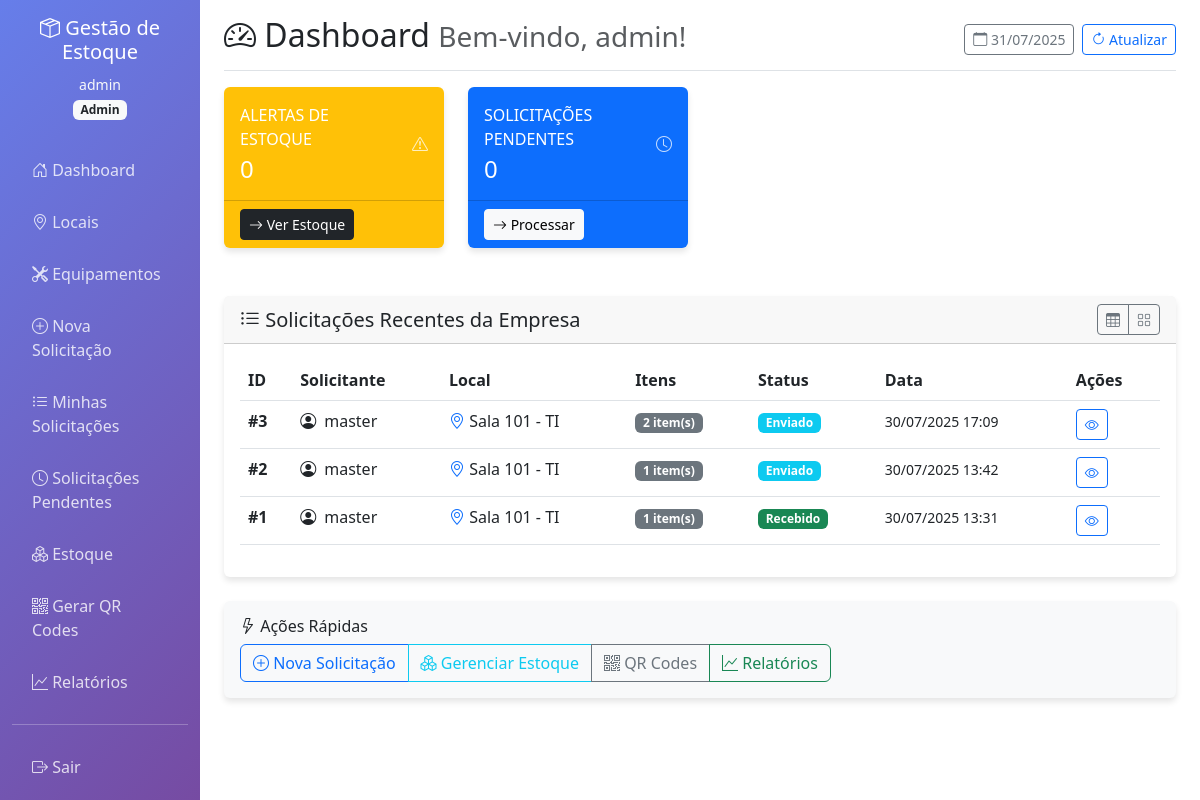
Page /dashboard (signed in) on the committed database.
### app.py (models this page shows)
class User(UserMixin, db.Model):
    id = db.Column(db.Integer, primary_key=True)
    username = db.Column(db.String(80), unique=True, nullable=False)
    email = db.Column(db.String(120), unique=True, nullable=False)
    password_hash = db.Column(db.String(255), nullable=False)
    role = db.Column(db.String(20), nullable=False)  # master, admin, solicitante, receptor
    company_id = db.Column(db.Integer, db.ForeignKey('company.id'), nullable=True)
    is_active = db.Column(db.Boolean, default=True)
    created_at = db.Column(db.DateTime, default=datetime.utcnow)
    company = db.relationship('Company', backref='users')

class Request(db.Model):
    id = db.Column(db.Integer, primary_key=True)
    requester_id = db.Column(db.Integer, db.ForeignKey('user.id'), nullable=False)
    company_id = db.Column(db.Integer, db.ForeignKey('company.id'), nullable=False)
    location_id = db.Column(db.Integer, db.ForeignKey('location.id'), nullable=False)
    equipment_id = db.Column(db.Integer, db.ForeignKey('equipment.id'), nullable=True)
    status = db.Column(db.String(20), default='pendente')  # pendente, enviado, recebido, cancelado
    notes = db.Column(db.Text)
    created_at = db.Column(db.DateTime, default=datetime.utcnow)
    requester = db.relationship('User', backref='requests')
    company = db.relationship('Company', backref='requests')
    location = db.relationship('Location', backref='requests')
    equipment = db.relationship('Equipment', backref='equipment_requests')

class Location(db.Model):
    id = db.Column(db.Integer, primary_key=True)
    name = db.Column(db.String(100), nullable=False)
    description = db.Column(db.Text)
    company_id = db.Column(db.Integer, db.ForeignKey('company.id'), nullable=False)
    is_active = db.Column(db.Boolean, default=True)
    company = db.relationship('Company', backref='locations')

### app.py (the view)
@app.route('/dashboard')
@login_required
def dashboard():
    context = {
        'user': current_user,
        'companies': [],
        'requests': [],
        'pending_shipments': [],
        'stock_alerts': []
    }
    if current_user.role == 'master':
        context['companies'] = Company.query.filter_by(is_active=True).all()
        context['total_users'] = User.query.filter_by(is_active=True).count()
        context['total_parts'] = Part.query.filter_by(is_active=True).count()
    elif current_user.role in ['admin', 'receptor']:
        if current_user.company_id:
            context['requests'] = Request.query.filter_by(
                company_id=current_user.company_id
            ).order_by(Request.created_at.desc()).limit(10).all()
            context['stock_alerts'] = db.session.query(Stock, Part).join(Part).filter(
                Stock.company_id == current_user.company_id,
                Stock.quantity <= Stock.min_quantity
            ).all()
    elif current_user.role == 'solicitante':
        context['requests'] = Request.query.filter_by(
            requester_id=current_user.id
        ).order_by(Request.created_at.desc()).limit(10).all()
    return render_template('dashboard.html', **context)

### templates/dashboard.html (shortened to what this page needs)
{% extends "base.html" %}
{% block content %}
<div class="d-flex justify-content-between flex-wrap flex-md-nowrap align-items-center pt-3 pb-2 mb-3 border-bottom">
    <h1 class="h2">
        <i class="bi bi-speedometer2"></i> Dashboard
        <small class="text-muted">Bem-vindo, {{ current_user.username }}!</small>
    </h1>
    <div class="btn-toolbar mb-2 mb-md-0">
        <div class="btn-group me-2">
            <button type="button" class="btn btn-sm btn-outline-secondary">
                <i class="bi bi-calendar"></i>
                {{ now.strftime('%d/%m/%Y') }}
            </button>
        </div>
        <div class="btn-group">
            <button type="button" class="btn btn-sm btn-outline-primary" onclick="location.reload()">
                <i class="bi bi-arrow-clockwise"></i> Atualizar
            </button>
        </div>
    </div>
</div>
<div class="row mb-4">
    {% if current_user.role in ['admin', 'receptor'] %}
    <div class="col-xl-3 col-md-6 mb-4">
        <div class="card bg-warning text-white h-100">
            <div class="card-body">
                <div class="row no-gutters align-items-center">
                    <div class="col mr-2">
                        <div class="text-xs font-weight-bold text-uppercase mb-1">
                            Alertas de Estoque
                        </div>
                        <div class="h4 mb-0 font-weight-bold">
                            {{ stock_alerts|length }}
                        </div>
                    </div>
                    <div class="col-auto">
                        <i class="bi bi-exclamation-triangle fa-2x opacity-75"></i>
                    </div>
                </div>
            </div>
            <div class="card-footer bg-transparent">
                <a href="{{ url_for('manage_stock') }}" class="btn btn-sm btn-dark">
                    <i class="bi bi-arrow-right"></i> Ver Estoque
                </a>
            </div>
        </div>
    </div>
    <div class="col-xl-3 col-md-6 mb-4">
        <div class="card bg-primary text-white h-100">
            <div class="card-body">
                <div class="row no-gutters align-items-center">
                    <div class="col mr-2">
                        <div class="text-xs font-weight-bold text-uppercase mb-1">
                            Solicitações Pendentes
                        </div>
                        <div class="h4 mb-0 font-weight-bold">
                            {{ requests|selectattr('status', 'equalto', 'pendente')|list|length }}
                        </div>
                    </div>
                    <div class="col-auto">
                        <i class="bi bi-clock fa-2x opacity-75"></i>
                    </div>
                </div>
            </div>
            <div class="card-footer bg-transparent">
                <a href="{{ url_for('pending_requests') }}" class="btn btn-sm btn-light">
                    <i class="bi bi-arrow-right"></i> Processar
                </a>
            </div>
        </div>
    </div>
    {% endif %}
</div>
{% if requests %}
<div class="row">
    <div class="col-12">
        <div class="card">
            <div class="card-header d-flex justify-content-between align-items-center">
                <h5 class="card-title mb-0">
                    <i class="bi bi-list-ul"></i>
                    {% if current_user.role == 'solicitante' %}
                        Minhas Solicitações Recentes
                    {% else %}
                        Solicitações Recentes da Empresa
                    {% endif %}
                </h5>
                <div class="btn-group">
                    <button class="btn btn-sm btn-outline-secondary" onclick="toggleView('table')">
                        <i class="bi bi-table"></i>
                    </button>
                    <button class="btn btn-sm btn-outline-secondary" onclick="toggleView('cards')">
                        <i class="bi bi-grid"></i>
                    </button>
                </div>
            </div>
            <div class="card-body">
                <div id="table-view" class="table-responsive">
                    <table class="table table-hover">
                        <thead>
                            <tr>
                                <th>ID</th>
                                <th>Solicitante</th>
                                <th>Local</th>
                                <th>Itens</th>
                                <th>Status</th>
                                <th>Data</th>
                                <th>Ações</th>
                            </tr>
                        </thead>
                        <tbody>
                            {% for request in requests[:10] %}
                            <tr>
                                <td><strong>#{{ request.id }}</strong></td>
                                <td>
                                    <div class="d-flex align-items-center">
                                        <i class="bi bi-person-circle me-2"></i>
                                        {{ request.requester.username }}
                                    </div>
                                </td>
                                <td>
                                    <i class="bi bi-geo-alt text-primary"></i>
                                    {{ request.location.name }}
                                </td>
                                <td>
                                    <span class="badge bg-secondary">
                                        {{ request.items|sum(attribute='quantity_requested') }} item(s)
                                    </span>
                                </td>
                                <td>
                                    <span class="badge
                                        {% if request.status == 'pendente' %}bg-warning
                                        {% elif request.status == 'enviado' %}bg-info
                                        {% elif request.status == 'recebido' %}bg-success
                                        {% else %}bg-secondary
                                        {% endif %}">
                                        {{ request.status|title }}
                                    </span>
                                </td>
                                <td>
                                    <small>{{ request.created_at.strftime('%d/%m/%Y %H:%M') }}</small>
                                </td>
                                <td>
                                    <a href="{{ url_for('view_request', id=request.id) }}"
                                       class="btn btn-sm btn-outline-primary">
                                        <i class="bi bi-eye"></i>
                                    </a>
                                </td>
                            </tr>
                            {% endfor %}
                        </tbody>
                    </table>
                </div>
            </div>
        </div>
    </div>
</div>
{% endif %}
<div class="row mt-4">
    <div class="col-12">
        <div class="card bg-light">
            <div class="card-body">
                <h6 class="card-title">
                    <i class="bi bi-lightning"></i> Ações Rápidas
                </h6>
                <div class="btn-group flex-wrap">
                    {% if current_user.role in ['solicitante', 'admin', 'master'] %}
                    <a href="{{ url_for('new_request') }}" class="btn btn-outline-primary">
                        <i class="bi bi-plus-circle"></i> Nova Solicitação
                    </a>
                    {% endif %}
                    {% if current_user.role in ['receptor', 'admin', 'master'] %}
                    <a href="{{ url_for('manage_stock') }}" class="btn btn-outline-info">
                        <i class="bi bi-boxes"></i> Gerenciar Estoque
                    </a>
                    <a href="{{ url_for('generate_qr_codes') }}" class="btn btn-outline-secondary">
                        <i class="bi bi-qr-code"></i> QR Codes
                    </a>
                    {% endif %}
                    {% if current_user.role in ['admin', 'master', 'receptor'] %}
                    <a href="{{ url_for('reports') }}" class="btn btn-outline-success">
                        <i class="bi bi-graph-up"></i> Relatórios
                    </a>
                    {% endif %}
                </div>
            </div>
        </div>
    </div>
</div>
{% endblock %}

### templates/base.html (shortened to what this page needs)
<!DOCTYPE html>
<html lang="pt-BR">
<head>
    <link href="https://cdn.jsdelivr.net/npm/bootstrap@5.3.0/dist/css/bootstrap.min.css" rel="stylesheet">
    <link href="https://cdn.jsdelivr.net/npm/bootstrap-icons@1.10.0/font/bootstrap-icons.css" rel="stylesheet">
</head>
<body>
    <div class="container-fluid">
        <div class="row">
            {% if current_user.is_authenticated %}
            <nav class="col-md-3 col-lg-2 d-md-block sidebar collapse">
                <div class="position-sticky pt-3">
                    <div class="text-center mb-4">
                        <h5 class="text-white">
                            <i class="bi bi-box-seam"></i>
                            Gestão de Estoque
                        </h5>
                        <small class="text-light">{{ current_user.username }}</small>
                        <br>
                        <span class="badge bg-light text-dark">{{ current_user.role|title }}</span>
                    </div>
                    <ul class="nav flex-column">
                        <li class="nav-item">
                            <a class="nav-link" href="{{ url_for('dashboard') }}">
                                <i class="bi bi-house-door"></i> Dashboard
                            </a>
                        </li>
                        {% if current_user.role in ['admin', 'master'] %}
                        <li class="nav-item">
                            <a class="nav-link" href="{{ url_for('manage_locations') }}">
                                <i class="bi bi-geo-alt"></i> Locais
                            </a>
                        </li>
                        <li class="nav-item">
                            <a class="nav-link" href="{{ url_for('manage_equipments') }}">
                                <i class="bi bi-tools"></i> Equipamentos
                            </a>
                        </li>
                        {% endif %}
                        {% if current_user.role in ['solicitante', 'admin', 'master'] %}
                        <li class="nav-item">
                            <a class="nav-link" href="{{ url_for('new_request') }}">
                                <i class="bi bi-plus-circle"></i> Nova Solicitação
                            </a>
                        </li>
                        <li class="nav-item">
                            <a class="nav-link" href="{{ url_for('my_requests') }}">
                                <i class="bi bi-list-ul"></i> Minhas Solicitações
                            </a>
                        </li>
                        {% endif %}
                        {% if current_user.role in ['receptor', 'admin', 'master'] %}
                        <li class="nav-item">
                            <a class="nav-link" href="{{ url_for('pending_requests') }}">
                                <i class="bi bi-clock"></i> Solicitações Pendentes
                            </a>
                        </li>
                        <li class="nav-item">
                            <a class="nav-link" href="{{ url_for('manage_stock') }}">
                                <i class="bi bi-boxes"></i> Estoque
                            </a>
                        </li>
                        <li class="nav-item">
                            <a class="nav-link" href="{{ url_for('generate_qr_codes') }}">
                                <i class="bi bi-qr-code"></i> Gerar QR Codes
                            </a>
                        </li>
                        {% endif %}
                        {% if current_user.role in ['admin', 'master', 'receptor'] %}
                        <li class="nav-item">
                            <a class="nav-link" href="{{ url_for('reports') }}">
                                <i class="bi bi-graph-up"></i> Relatórios
                            </a>
                        </li>
                        {% endif %}
                    </ul>
                    <hr class="text-white">
                    <ul class="nav flex-column">
                        <li class="nav-item">
                            <a class="nav-link" href="{{ url_for('logout') }}">
                                <i class="bi bi-box-arrow-right"></i> Sair
                            </a>
                        </li>
                    </ul>
                </div>
            </nav>
            {% endif %}
            <main class="col-md-9 ms-sm-auto col-lg-10 px-md-4">
                {% block content %}{% endblock %}
            </main>
        </div>
    </div>
</body>
</html>

### rows in the picture
User: username "admin", role "Admin"
Request: id "3", requester.username "master", location.name "Sala 101 - TI", items|sum "2", status "Enviado", created_at "30/07/2025 17:09"
Request: id "2", requester.username "master", location.name "Sala 101 - TI", items|sum "1", status "Enviado", created_at "30/07/2025 13:42"
Request: id "1", requester.username "master", location.name "Sala 101 - TI", items|sum "1", status "Recebido", created_at "30/07/2025 13:31"

### other values in the picture
{{ now.strftime('%d/%m/%Y') }} "31/07/2025"
{{ stock_alerts|length }} "0"
{{ requests|selectattr('status', 'equalto', 'pendente')|list|length }} "0"
